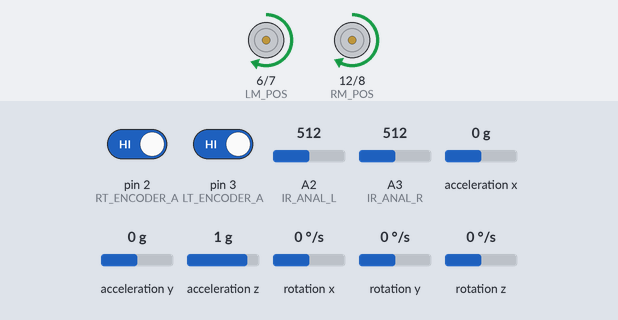
The sketch below on a simulated Arduino Uno, built for the host (arithmetic inside an expression is 32-bit, double 64-bit). Shown: motor-driver pin pairs drawn as motors (green arrow = first pin HIGH = forward, orange = second pin HIGH = backward, longer = more drive, scaled by the enable pin). Inputs (shaded band) come from the test bench; at power-on: acceleration y 0 g, rotation x 0 °/s, pin 2 (RT_ENCODER_A) HIGH, pin 3 (LT_ENCODER_A) HIGH, A2 (IR_ANAL_L) = 512, A3 (IR_ANAL_R) = 512, acceleration x 0 g, acceleration z 1 g, rotation y 0 °/s, rotation z 0 °/s. What the sketch prints to the serial monitor is not drawn.

Above: at 3.2 s.
3.3 s: acceleration y set to -1.4 g
At 4.0 s:
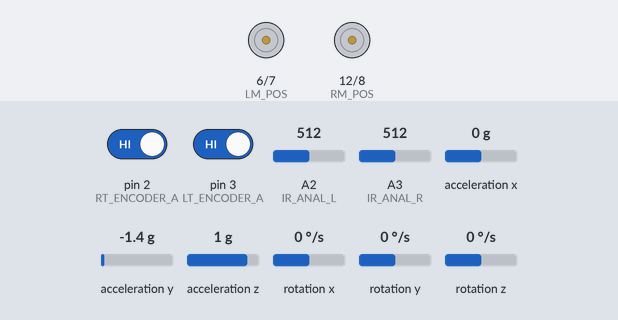
5.2 s: rotation x set to 36 °/s
8.2 s: rotation x set to 43 °/s
11.2 s: acceleration y set to -1.2 g
14.2 s: acceleration y set to -0.9 g
At 15.8 s:
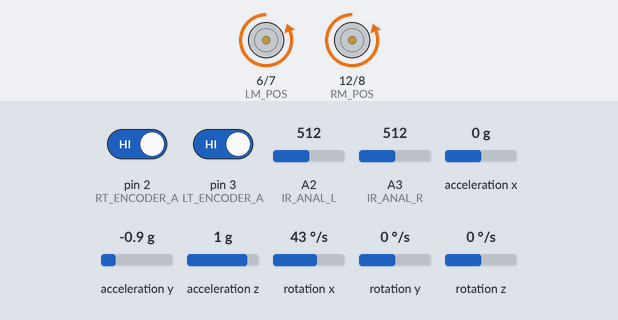
16.1 s: rotation x set to 192 °/s
At 17.2 s:
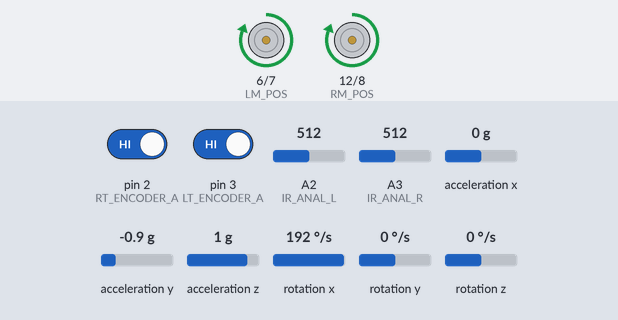
Timing chart, 0 to 20.1 s (numbered marks = the images above; inputs shaded):
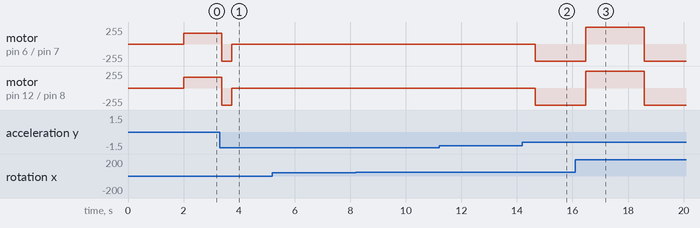

The sketch:

Linecontrol_AAA_real__1_.ino
```cpp
#include <MsTimer2.h>     //internal timer 2
#include <MPU6050.h>      //MPU6050 library
#include <Wire.h>         //IIC library


/********** 모터 드라이버(TB6612)에 관한 핀 **********/
#define LM_POS    6     //좌측 모터에 들어가는 Direction 핀 설정
#define LM_NEG    7     //좌측 모터에 들어가는 Break 핀 설정
#define LM_PWM    9     //좌측 모터에 들어가는 PWM 핀 설정
#define RM_POS   12     //우측 모터에 들어가는 Direction 핀 설정
#define RM_NEG    8     //우측 모터에 들어가는 Break 핀 설정
#define RM_PWM   10     //우측 모터에 들어가는 PWM 핀 설정

/********** Encoder Interrupt Pins **********/
#define LT_ENCODER_A 3  //external interrupts
#define LT_ENCODER_B 4
#define RT_ENCODER_A 2  //external interrupts
#define RT_ENCODER_B 5

/********** MPU6050 **********/
MPU6050 mpu6050;     //Instantiate an MPU6050 object; name mpu6050
int16_t ax, ay, az, gx, gy, gz;     // Define three-axis acceleration, three-axis gyroscope variables

/********** Kalman Filter **********/
float CovAngle = 0.001;  //Covariance of gyroscope noise : Q_angle
float CovBias  = 0.003;  //Covariance of gyroscope drift noise : Q_gyro
float CovMeasure = 0.5;  //Covariance of accelerometer : R_angle
float K0,K1;      //Kalman Gains
float GyroY;      //[deg/s] angular velocity by gyroscope calculation
float GyroBias;   //Gyro drift : q_bias
float Theta;      //[deg] angle from Kalman Filter
float Omega;      //[deg/s] angular velocity from Kalman Filter
float P[2][2] = {{ 1, 0 }, { 0, 1 }};

/********** Left/Right Motor PWM **********/
float RightDuty=0,LeftDuty=0;
/********** Encoder Couters **********/
volatile long RtEncCount = 0; // volatile long type : to ensure the value
volatile long LtEncCount = 0;
int RtEncN = 0;
int LtEncN = 0;
int RtVelPulse,LtVelPulse;

/********** Wheel Position[mm] & Velocity[mm/s] **********/
int PositionLoopCnt;
float Pulse2mm  = 0.65; //펄스 수를 거리[mm]로 변환하는 비율
float VelFilterOld = 0; //[mm/s]
float Position = 0;     //[mm]
float VelFilter;        //[mm/s]

/********** Balancing Control : PD parameters **********/
float ThetaRef = -4.5; //[deg] Theta angle reference (ideally 0 degrees)
double BalKp = -36, BalKd = -0.6;  //Balancing: PD Control
int BalPwm;  //angle output

/********** Position Control : PD parameters **********/
int PositionLoopN = 8;
double PosKp = 0.0,  PosKd = -0.05*PositionLoopN;  //Position : PD Control
double PosRef = 0.0,  VelRef = 0.0;   //Position Reference
double PosPwm;

#define BAUD_RATE 9600
boolean T2Flag = LOW;
float StrPwm = 0.0;

float  scaling_L;
float  scaling_R;

float cut_L = 0;
float cut_R = 0;
float line_pos = 0;
float Pdly = 0;       //  pos_err saved ( 이전 위치값 저장 )
float pos_err;
float Kp, Kd;

#define IR_ANAL_L A2  // 주행선을 감지하는 왼쪽 IR (Analog 신호)
#define IR_ANAL_R A3  // 주행선을 감지하는 오른쪽 IR (Analog 신호)

int IR_Anal_L_Value;            //좌측 IR센서의 ADC : 0~1023
int IR_Anal_R_Value;            ////float iR_Left_Position = -10.0; //[mm]좌측 iR의 위치

float iR_Left_Max = 939.0;      //좌측 iR 측정값의 최대치
float iR_Left_Min = 222.0;      //좌측 iR 측정값의 최소치
float iR_Right_Max = 974.0;     //우측 iR 측정값의 최대치
float iR_Right_Min = 261.0;     //우측 iR 측정값의 최소치
float iR_Cut_Value = 130.0;     //iR 측정값에서 iR_Cut_Value만큼 빼고
float iR_Left_Position = -10.0; //[mm]좌측 iR의 위치
float iR_Right_Position = 10.0; //[mm]우측 iR의 위치

/*********** 제어 주기 ***************/
int Ts_ms = 5;            //[ms] 제어 주기: 5ms
float Ts = Ts_ms/1000.0;  //[s] 제어 주기: 0.005s

//Bluetooth//
int left = 0;//turn left
int right = 0;//turn right
float ThetaRef_init = 0.;
bool TeleMode = false;
int Move_Step = 1.0;
char val;


void setup()
{
  //set the pins of iR Sensors to Analog INPUT
  pinMode(IR_ANAL_L, INPUT);
  pinMode(IR_ANAL_R, INPUT);

  Serial.begin(BAUD_RATE);   //open the serial monitor to set the baud rate to 9600
  delay(500);

  /* set Timer2 Interrupt
   * (note：timer2 will affect the PWM output of Pin3 & Pin11)
   */

  //set the pins of motor to OUTPUT
  pinMode(LM_POS,OUTPUT);
  pinMode(LM_NEG,OUTPUT);
  pinMode(LM_PWM,OUTPUT);
  pinMode(RM_POS,OUTPUT);
  pinMode(RM_NEG,OUTPUT);
  pinMode(RM_PWM,OUTPUT);

  //assign initial state value
  digitalWrite(LM_POS,1);
  digitalWrite(LM_NEG,0);
  analogWrite (LM_PWM,0);
  digitalWrite(RM_POS,1);
  digitalWrite(RM_NEG,0);
  analogWrite (RM_PWM,0);

  //set the pins of encoders to INPUT
  pinMode(LT_ENCODER_A,INPUT);
  pinMode(LT_ENCODER_B,INPUT);
  pinMode(RT_ENCODER_A,INPUT);
  pinMode(RT_ENCODER_B,INPUT);

  // join I2C bus
  Wire.begin();         //join I2C bus sequence
  Serial.begin(9600);   //open the serial monitor to set the baud rate to 9600
  delay(1500);
  mpu6050.initialize(); //initialize MPU6050
  delay(2);

  /* set Timer2 Interrupt
   * (note：timer2 will affect the PWM output of Pin3 & Pin11)
   */
  //set Interrupt to count encoder pulses
  attachInterrupt(INT1,LtEnc_isr,CHANGE); //Edge: RISING, FALLING, CHANGE
  attachInterrupt(INT0,RtEnc_isr,CHANGE); //Edge: RISING, FALLING, CHANGE

  MsTimer2::set(Ts_ms,ControlLoop); //5ms마다 ControlLoop 실행
  MsTimer2::start();    //start interrupt

}

int t0,t1; //Check Sampling Time
void loop()
{
   if(T2Flag == HIGH){
    Serial.print("irLeft:  ");
    Serial.print(IR_Anal_L_Value);
    Serial.print("\t");
    Serial.print("irRight:  ");
    Serial.print(IR_Anal_R_Value);
    Serial.println("");
    T2Flag = LOW;
  }
  //ControlLoop();
}

/********** Pulse Counting Interrupts : use with Pulse Calculation 1번 **********/
void LtEnc_isr()  //Left Encoder
{
  LtEncCount ++;
}
void RtEnc_isr()  //Right Encoder
{
  RtEncCount ++;
}

/********** Pulse Counting Interrupts : use with Pulse Calculation 2번 **********/
//void LtEnc_isr(){          //왼쪽 엔코더 펄스수
//  if(digitalRead(LT_ENCODER_A) == digitalRead(LT_ENCODER_B))  LtEncCount++;
//  else                                                        LtEncCount--;
//}
//
//void RtEnc_isr(){
//  if(digitalRead(RT_ENCODER_A) == digitalRead(RT_ENCODER_B))  RtEncCount--;
//  else                                                        RtEncCount++;
//}

/********** Pulse Calculation : 1번 **********/
void CountPulse()
{
  LtEncN = LtEncCount;     //Assign the value counted by the code wheel to lz
  RtEncN = RtEncCount;

  LtEncCount = 0;     //Clear the code counter count
  RtEncCount = 0;

  if (LeftDuty < 0)    LtEncN = -LtEncN;
  if (RightDuty < 0)   RtEncN = -RtEncN;

  //enter interrupts per 5ms; pulse number superposes
  RtVelPulse += RtEncN;
  LtVelPulse += LtEncN;
}

/********** Pulse Calculation : 2번 **********/
//void CountPulse()
//{
//  LtEncN = LtEncCount;     //Assign the value counted by the code wheel to lz
//  RtEncN = RtEncCount;
//
//  LtEncCount = 0;     //Clear the code counter count
//  RtEncCount = 0;
//
//  //enter interrupts per 5ms; pulse number superposes
//  RtVelPulse += RtEncN;
//  LtVelPulse += LtEncN;
//}

/********** Timer2 Interrupt : Control Loop **********/
void ControlLoop()
{
  /////////////////add part
  sei();  //Allow global interrupts
  T2Flag = HIGH;
  LineDetection();      //[mm] Line 검출 : -10mm(left) ~ 10mm(right)
  LineStr();
  //////////////////

//  t0 = millis();
  sei();  //Allow global interrupts
  CountPulse();        //Pulse superposition subfunction
  GetAngle();
  BalancingControl();         //Balancing PD control
  MotorDuty();

  PositionLoopCnt++;
  if(PositionLoopCnt>=PositionLoopN)     //5*8=40，40ms entering once speed PI algorithm
  {
    WheelPosition();
    PositionControl();
    PositionLoopCnt = 0;  //Clear
  }
//  t1 = millis();
}

/********** 축 변환 **********/
void ChangeAxis()
{
  //센서에서 읽은 값을 시리얼모니터로 확인하고 정의한 축과 동일한지 확인
  //가속도 센서 축 변환
  int16_t tmpaxis = ax;
  ax = -ay;
  ay = tmpaxis;
  az = az;
  //자이로 센서 축 변환
  tmpaxis = gx;
  gx = -gy;
  gy = tmpaxis;
  gz = gz;
}

/********** get Theta angle : MPU6050 & Kalman Filter **********/
void GetAngle()
{
  mpu6050.getMotion6(&ax, &ay, &az, &gx, &gy, &gz); //IIC to get MPU6050 six-axis data
  ChangeAxis();
  float Acc2Angle = atan2(-ax,az)*(180/PI);  //[deg] theta angle from accelerometer
  GyroY = gy/131;                     //[deg/s] Y-axis angular velocity from gyroscope
  Kalman_Filter(Acc2Angle,GyroY);            //Kalman Filtering
}

/********** Kalman Filter **********/
void Kalman_Filter(double acc_angle, double gyro_y)
{
  double y;     //Angle difference between AccAngle and Prior Estimate
  double S;     //Innovation Covariance

  //Prediction
  /* Step 1: Prior Estimate */
  Theta += (gyro_y - GyroBias) * Ts;          //prior estimated angle
  /* Step 2: Prior error covariance */
  P[0][0] += Ts * (Ts*P[1][1] - P[0][1] - P[1][0] + CovAngle);
  P[0][1] -= Ts * P[1][1];
  P[1][0] -= Ts * P[1][1];
  P[1][1] += CovBias * Ts;

  //Update
  /* Step 3: Innovation : Difference between AccAngle and Prior Estimate */
  y = acc_angle - Theta;
  /* Step 4: Innovation Covariance */
  S = P[0][0] + CovMeasure;
  /* Step 5: Kalman Gain */
  K0 = P[0][0] / S;
  K1 = P[1][0] / S;
  /* Step 6: Posteriori Estimte */
  Theta += K0 * y;
  GyroBias += K1 * y;
  /* Step 7: Posteriori Error Covariance */
  P[0][0] -= K0 * P[0][0];
  P[0][1] -= K0 * P[0][1];
  P[1][0] -= K1 * P[0][0];
  P[1][1] -= K1 * P[0][1];

  Omega = gyro_y - GyroBias;  //로봇이 기울어지는 각속도
}

/********** get Wheel Position[mm] & Velocity[mm/s] **********/
/*  WheelPosition의 Sampling Time : PositionLoopN*Ts */
void WheelPosition()
{
  int average_pulse = (LtVelPulse + RtVelPulse)>>1; //Vehicle velocity pulse value
  RtVelPulse = LtVelPulse = 0;      //Clear
  double velocity = (double)average_pulse*Pulse2mm/(PositionLoopN*Ts);    //[mm/s] Vehicle velocity
  /*first-order filter: velocity에 LPF 적용.
   *            1                  a*Ts
   *  y(k) = -------- * y(k-1) + -------- * u(k)
   *         1 + a*Ts            1 + a*Ts
   *  y : filtered velocity
   *  u : velocity
   *  Ts: sampling time
   *  a : bandwidth(rad/s)
   *  Ex: When Ts = 8*0.005
   *            a = 10.7[rad/s] = 1.7[Hz]
   *      Filter Eq. ---> y(k) = 0.7*y(k-1) + 0.3*u(k)
   */
  VelFilter = VelFilterOld*0.7 + velocity * 0.3;
  VelFilterOld = VelFilter;
  Position += VelFilter*(PositionLoopN*Ts);
}

/********** Balancing : PD Control **********/
void BalancingControl()
{
  BalPwm = BalKp * (ThetaRef - Theta) - BalKd * Omega;
}

/********** Positioning : PD Control **********/
void PositionControl()
{
  PosPwm = PosKp * (PosRef - Position) + PosKd * (VelRef - VelFilter);      //speed loop control PI
}

/********** Motoring : PWM Duty(-255 ~ 255) **********/
void MotorDuty()
{

  //targetPwm = LineStr();
  LeftDuty  = BalPwm + PosPwm - StrPwm;//PWM Duty of Left  Motor
  RightDuty = BalPwm + PosPwm + StrPwm;//PWM Duty of Right Motor

  /*limit PWM value : -255 ~ 255 */
  if(RightDuty > 255)   RightDuty =  255;
  if(RightDuty <-255)   RightDuty = -255;
  if(LeftDuty  > 255)   LeftDuty  =  255;
  if(LeftDuty  <-255)   LeftDuty  = -255;

  /* the inclined angle of balance car is greater than 45°, motor will stop. */
  if(Theta>45 || Theta<-45) RightDuty = LeftDuty = 0;

  /* Supply PWM to Left/Right Motors */
  if(LeftDuty >= 0){    //Left Forward
    digitalWrite(LM_POS,HIGH);
    digitalWrite(LM_NEG,LOW);
    analogWrite(LM_PWM,LeftDuty);
  }
  else{                 //Left Backward
    digitalWrite(LM_POS,LOW);
    digitalWrite(LM_NEG,HIGH);
    analogWrite(LM_PWM,-LeftDuty);
  }
  if(RightDuty >= 0){   //Right Forward
    digitalWrite(RM_POS,HIGH);
    digitalWrite(RM_NEG,LOW);
    analogWrite(RM_PWM,RightDuty);
  }
  else{                 //Right Backward
    digitalWrite(RM_POS,LOW);
    digitalWrite(RM_NEG,HIGH);
    analogWrite(RM_PWM,-RightDuty);
  }
}


void LineDetection()

{
  /* Step 1: IR 센서 값 읽어오기 */
  IR_Anal_L_Value = analogRead(IR_ANAL_L);
  IR_Anal_R_Value = analogRead(IR_ANAL_R);

  /* Step 2: IR 센서 값 Scaling : 0 ~ 1000 */
  scaling_L = (IR_Anal_L_Value-iR_Left_Min)/(iR_Left_Max-iR_Left_Min)*1000;
  scaling_R = (IR_Anal_R_Value-iR_Right_Min)/(iR_Right_Max-iR_Right_Min)*1000;

  /* Step 3: IR 센서 값 Cutting : Cut below iR_Cut_Value */
  cut_L = max(0,scaling_L - iR_Cut_Value);
  cut_R = max(0,scaling_R - iR_Cut_Value);

  /* Step 4: 무게중심법으로 LinePosition 계산 */
  if ((cut_L+cut_R)== 0)
    line_pos = 0;
  else
    line_pos = (cut_L*iR_Left_Position + cut_R*iR_Right_Position)/(cut_L + cut_R);
}

float LineStr(){
//  StrPwm = (-line_pos/(past_pos - line_pos))*StrPwm;
//  past_pos = line_pos;
   //Kp = 0.5;    //안움직임
   //Kp = 5;  //너무 많이 움직임
   Kp = 3;
   Kd = 0;
   pos_err = - line_pos;
   float Pval = pos_err;
   float Dval = Pval - Pdly;    // 오차의 차분 값 ( 현재오차 - 이전오차 )
   if(line_pos != 0){
   Pdly = pos_err;  // 위치오차 저장
   }

    StrPwm =  Kp*pos_err + Kd*Dval;      // PD 제어 값

   if(abs(Dval) > 9){
    Kp = 7;
    StrPwm = Kp*Pdly + Kd*Dval;
  //왼쪽바퀴 조향해서 다시 돌아가는 코드 필요
   }

  //오른쪽 바퀴 조향해서 다시 돌아가는 코드 필요

}


//float LineStr(){
////  StrPwm = (-line_pos/(past_pos - line_pos))*StrPwm;
////  past_pos = line_pos;
//   //Kp = 0.5;    //안움직임
//   //Kp = 5;  //너무 많이 움직임
//   Kp = 2.5;
//   Kd = 0;
//   pos_err = - line_pos;
//   float Pval = pos_err;
//   float Dval = Pval - Pdly;    // 오차의 차분 값 ( 현재오차 - 이전오차 )
//
//   if(line_pos != 0){
//   Pdly = pos_err;                 // 위치오차 저장
//   }
//
//   StrPwm =  Kp*Pval + Kd*Dval  ;      // PD 제어 값
//
//   if(Dval>9){
//    Kp=5;
//    StrPwm =  Kp*Pval + Kd*Dval  ;
//    }
//
//    else if(Dval<-9){
//    Kp=5;
//    StrPwm =  Kp*Pval + Kd*Dval  ;
//    }
//}
```

Measured:
- the behaviour switches between -1.1 and -1 g on acceleration y (found by bisection; images 1 and 2)
- after the input at 3.3 s, motor on pin 6 (LM_POS) / pin 7 (LM_NEG): forward 158/255 → backward 255/255 after 0.08 s, → stopped 0.35 s later; motor on pin 12 (RM_POS) / pin 8 (RM_NEG): forward 165/255 → backward 255/255 after 0.08 s, → stopped 0.35 s later
- after the input at 5.2 s, every drawn part: stays the same
- after the input at 8.2 s, every drawn part: stays the same
- after the input at 11.2 s, every drawn part: stays the same
- after the input at 14.2 s, motor on pin 6 (LM_POS) / pin 7 (LM_NEG), motor on pin 12 (RM_POS) / pin 8 (RM_NEG): stopped → backward 255/255 after 0.46 s
- after the input at 16.1 s, motor on pin 6 (LM_POS) / pin 7 (LM_NEG), motor on pin 12 (RM_POS) / pin 8 (RM_NEG): backward 255/255 → forward 255/255 after 0.38 s, → backward 255/255 2.1 s later
